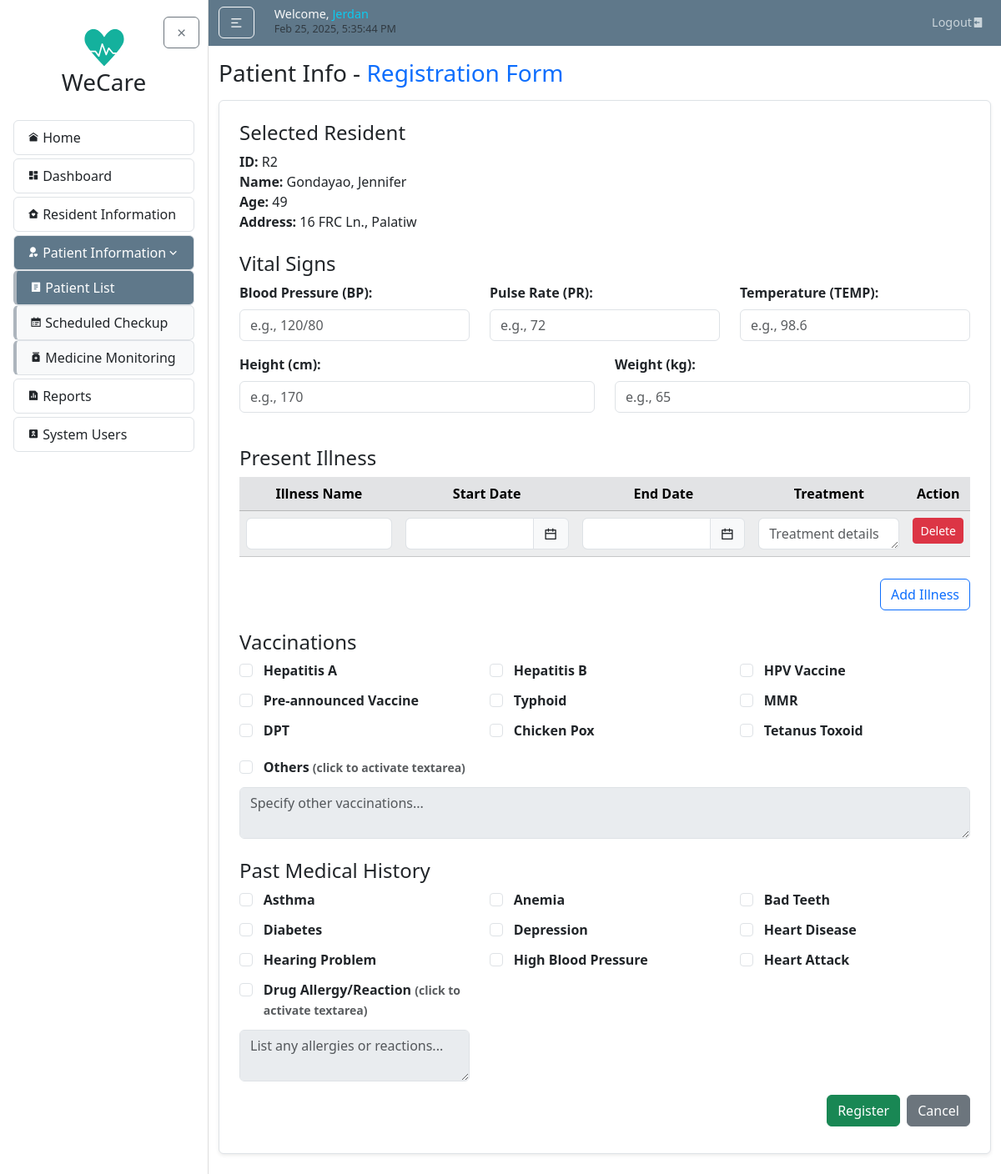
The app's page /patients/create/R2/ (signed in), older data.
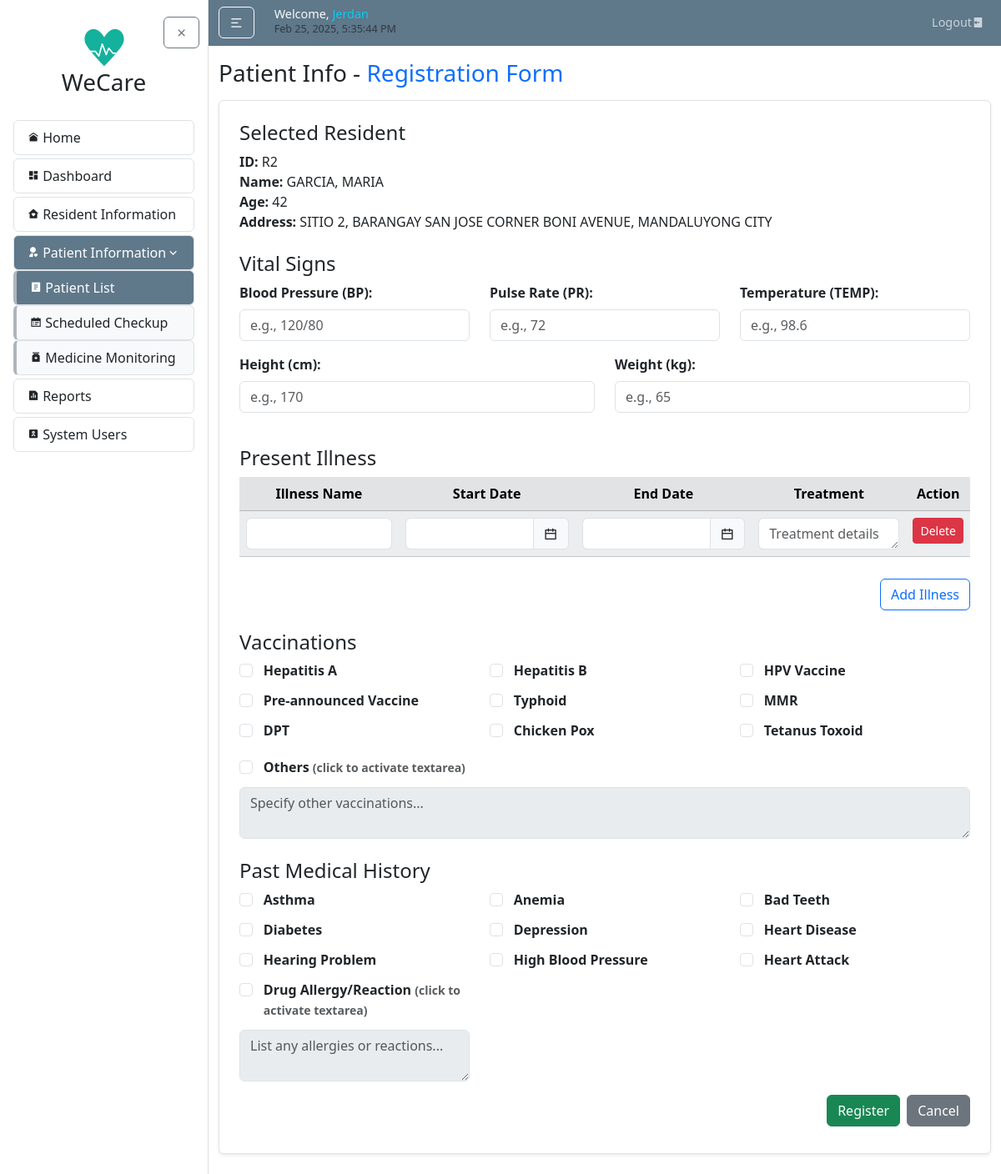
The same page, newer data.
### residentInfo/models.py (models this page shows, shortened)
class Resident(models.Model):
    id = models.CharField(max_length=10, primary_key=True, editable=False)
    family = models.ForeignKey(Family, on_delete=models.CASCADE, related_name='residents', null=True)
    last_name = models.CharField(max_length=100, default="--")
    first_name = models.CharField(max_length=100, default="--")
    middle_name = models.CharField(max_length=100, blank=True, null=True, default="--")
    relationship_to_head = models.CharField(max_length=50, default="--")
    birthdate = models.DateField(default=datetime.date(2000, 1, 1))
    age = models.PositiveIntegerField(default=0)
    civil_status = models.CharField(max_length=50, default="--")
    gender = models.CharField(max_length=20, choices=GENDER_CHOICES, default="Male")
    category = models.CharField(max_length=20, choices=CATEGORY_CHOICES, default='N/A')
    present_address = models.CharField(max_length=255, default="--")
    contact_number = models.CharField(max_length=20, default="--")
    date_updated = models.DateTimeField(auto_now=True)

### patientInfo/views.py (the view, shortened to what this page needs)
# urls.py: path('create/<str:resident_id>/', views.patient_create_details, name='patient-create-details'),
@login_required
def patient_create_details(request, resident_id):
    if not resident_id:
        messages.error(request, "Please select a resident first.")
        return redirect('patient-select')
    resident = get_object_or_404(Resident, id=resident_id)
    if hasattr(resident, 'patient'):
        messages.error(request, "This resident is already registered as a patient.")
        return redirect('patient-list')
    return render(request, 'patientInfo/patient_create_details.html', {'resident': resident})

### patientInfo/templates/patientInfo/patient_create_details.html (shortened to what this page needs)
{% extends "home/layout.html" %}
{% load crispy_forms_tags %}
{% load static %}
{% block style %}
  <link rel="stylesheet" href="{% static 'residentInfo/main.css' %}">
{% endblock style %}
{% block body %}
<h3 class="mb-3">Patient Info - <span class="text-primary">Registration Form</span></h3>
<article class="content-section border rounded shadow-sm p-4">
  <div class="resident-info">
    <h4>Selected Resident</h4>
    <p>
      <strong>ID:</strong> {{ resident.id }}<br>
      <strong>Name:</strong> {{ resident.last_name }}, {{ resident.first_name }}<br>
      <strong>Age:</strong> {{ resident.age }}<br>
      <strong>Address:</strong> {{ resident.present_address }}
    </p>
  </div>
  <form method="POST" action="{% url 'patient-create-details' resident.id %}">
    <h4 class="mt-4">Vital Signs</h4>
    <div class="row">
      <div class="col-md-4 mb-3">
        <label for="bp" class="form-label">Blood Pressure (BP):</label>
        <input type="text" id="bp" name="bp" class="form-control" placeholder="e.g., 120/80">
      </div>
      <div class="col-md-4 mb-3">
        <label for="pr" class="form-label">Pulse Rate (PR):</label>
        <input type="number" id="pr" name="pr" class="form-control" placeholder="e.g., 72">
      </div>
      <div class="col-md-4 mb-3">
        <label for="temp" class="form-label">Temperature (TEMP):</label>
        <input type="number" step="0.1" id="temp" name="temp" class="form-control" placeholder="e.g., 98.6">
      </div>
    </div>
    <div class="row">
      <div class="col-md-6 mb-3">
        <label for="height" class="form-label">Height (cm):</label>
        <input type="number" step="0.1" id="height" name="height" class="form-control" placeholder="e.g., 170">
      </div>
      <div class="col-md-6 mb-3">
        <label for="weight" class="form-label">Weight (kg):</label>
        <input type="number" step="0.1" id="weight" name="weight" class="form-control" placeholder="e.g., 65">
      </div>
    </div>
    <h4 class="mt-4">Present Illness</h4>
    <div class="table-responsive">
      <table id="illnessTable" class="table table-light table-striped text-center">
        <thead class="table-secondary">
          <tr>
            <th>Illness Name</th>
            <th>Start Date</th>
            <th>End Date</th>
            <th>Treatment</th>
            <th>Action</th>
          </tr>
        </thead>
        <tbody>
          <tr>
            <td>
              <input type="text" name="present_illness[0][illness_name]" class="form-control" required>
            </td>
            <td>
              <div class="input-group">
                <input type="text" name="present_illness[0][start_date]" class="form-control flatpickr" required>
                <span class="input-group-text"><i class="ri-calendar-line"></i></span>
              </div>
            </td>
            <td>
              <div class="input-group">
                <input type="text" name="present_illness[0][end_date]" class="form-control flatpickr">
                <span class="input-group-text"><i class="ri-calendar-line"></i></span>
              </div>
            </td>
            <td>
                <textarea name="present_illness[0][treatment]" class="form-control" placeholder="Treatment details" rows="1"></textarea>
            </td>
            <td>
              <button type="button" class="btn btn-danger btn-sm delete-illness-row my-auto">Delete</button>
            </td>
          </tr>
        </tbody>
      </table>
    </div>
    <div class="text-end mb-4">
      <button type="button" id="addIllnessButton" class="btn btn-outline-primary">Add Illness</button>
    </div>
    <h4 class="mt-4">Vaccinations</h4>
    <div class="checkbox-group row">
      <div class="col-md-4">
        <div class="form-check">
          <input class="form-check-input cursor" type="checkbox" name="vaccinations[hepatitis_a]" id="hepatitis_a">
          <label class="form-check-label cursor" for="hepatitis_a">Hepatitis A</label>
        </div>
      </div>
      <div class="col-md-4">
        <div class="form-check">
          <input class="form-check-input cursor" type="checkbox" name="vaccinations[hepatitis_b]" id="hepatitis_b">
          <label class="form-check-label cursor" for="hepatitis_b">Hepatitis B</label>
        </div>
      </div>
      <div class="col-md-4">
        <div class="form-check">
          <input class="form-check-input cursor" type="checkbox" name="vaccinations[hpv_vaccine]" id="hpv_vaccine">
          <label class="form-check-label cursor" for="hpv_vaccine">HPV Vaccine</label>
        </div>
      </div>
      <div class="col-md-4">
        <div class="form-check">
          <input class="form-check-input cursor" type="checkbox" name="vaccinations[pre_announced_vaccine]" id="pre_announced_vaccine">
          <label class="form-check-label cursor" for="pre_announced_vaccine">Pre-announced Vaccine</label>
        </div>
      </div>
      <div class="col-md-4">
        <div class="form-check">
          <input class="form-check-input cursor" type="checkbox" name="vaccinations[typhoid]" id="typhoid">
          <label class="form-check-label cursor" for="typhoid">Typhoid</label>
        </div>
      </div>
      <div class="col-md-4">
        <div class="form-check">
          <input class="form-check-input cursor" type="checkbox" name="vaccinations[mmr]" id="mmr">
          <label class="form-check-label cursor" for="mmr">MMR</label>
        </div>
      </div>
      <div class="col-md-4">
        <div class="form-check">
          <input class="form-check-input cursor" type="checkbox" name="vaccinations[dpt]" id="dpt">
          <label class="form-check-label cursor" for="dpt">DPT</label>
        </div>
      </div>
      <div class="col-md-4">
        <div class="form-check">
          <input class="form-check-input cursor" type="checkbox" name="vaccinations[chicken_pox]" id="chicken_pox">
          <label class="form-check-label cursor" for="chicken_pox">Chicken Pox</label>
        </div>
      </div>
      <div class="col-md-4">
        <div class="form-check">
          <input class="form-check-input cursor" type="checkbox" name="vaccinations[tetanus_toxoid]" id="tetanus_toxoid">
          <label class="form-check-label cursor" for="tetanus_toxoid">Tetanus Toxoid</label>
        </div>
      </div>
      <div class="col-md-12 mt-2">
        <div class="form-check">
          <input class="form-check-input cursor" type="checkbox" name="vaccinations[others]" id="vaccination_others" onchange="document.getElementById('vaccination_others_text').disabled = !this.checked;">
          <label class="form-check-label cursor" for="vaccination_others">Others <small class="text-muted">(click to activate textarea)</small></label>
        </div>
        <textarea name="vaccinations[others_text]" id="vaccination_others_text" class="form-control mt-1" placeholder="Specify other vaccinations..." disabled></textarea>
      </div>
    </div>
    <h4 class="mt-4">Past Medical History</h4>
    <div class="checkbox-group row">
      <div class="col-md-4">
        <div class="form-check">
          <input class="form-check-input cursor" type="checkbox" name="past_history[asthma]" id="asthma">
          <label class="form-check-label cursor" for="asthma">Asthma</label>
        </div>
      </div>
      <div class="col-md-4">
        <div class="form-check">
          <input class="form-check-input cursor" type="checkbox" name="past_history[anemia]" id="anemia">
          <label class="form-check-label cursor" for="anemia">Anemia</label>
        </div>
      </div>
      <div class="col-md-4">
        <div class="form-check">
          <input class="form-check-input cursor" type="checkbox" name="past_history[bad_teeth]" id="bad_teeth">
          <label class="form-check-label cursor" for="bad_teeth">Bad Teeth</label>
        </div>
      </div>
      <div class="col-md-4">
        <div class="form-check">
          <input class="form-check-input cursor" type="checkbox" name="past_history[diabetes]" id="diabetes">
          <label class="form-check-label cursor" for="diabetes">Diabetes</label>
        </div>
      </div>
      <div class="col-md-4">
        <div class="form-check">
          <input class="form-check-input cursor" type="checkbox" name="past_history[depression]" id="depression">
          <label class="form-check-label cursor" for="depression">Depression</label>
        </div>
      </div>
      <div class="col-md-4">
        <div class="form-check">
          <input class="form-check-input cursor" type="checkbox" name="past_history[heart_disease]" id="heart_disease">
          <label class="form-check-label cursor" for="heart_disease">Heart Disease</label>
        </div>
      </div>
      <div class="col-md-4">
        <div class="form-check">
          <input class="form-check-input cursor" type="checkbox" name="past_history[hearing_problem]" id="hearing_problem">
          <label class="form-check-label cursor" for="hearing_problem">Hearing Problem</label>
        </div>
      </div>
      <div class="col-md-4">
        <div class="form-check">
          <input class="form-check-input cursor" type="checkbox" name="past_history[high_blood_pressure]" id="high_blood_pressure">
          <label class="form-check-label cursor" for="high_blood_pressure">High Blood Pressure</label>
        </div>
      </div>
      <div class="col-md-4">
        <div class="form-check">
          <input class="form-check-input cursor" type="checkbox" name="past_history[heart_attack]" id="heart_attack">
          <label class="form-check-label cursor" for="heart_attack">Heart Attack</label>
        </div>
      </div>
      <div class="col-md-4">
        <div class="form-check">
          <input class="form-check-input cursor" type="checkbox" name="past_history[drug_allergy]" id="drug_allergy" onchange="document.getElementById('allergy_details').disabled = !this.checked;">
          <label class="form-check-label cursor" for="drug_allergy">Drug Allergy/Reaction <small class="text-muted">(click to activate textarea)</small></label>
        </div>
        <textarea name="past_history[allergy_details]" id="allergy_details" class="form-control mt-1" placeholder="List any allergies or reactions..." disabled></textarea>
      </div>
    </div>
    <div class="mt-3 text-end d-flex align-items-center justify-content-end mb-2">
      <button type="submit" class="btn btn-success my-auto">Register</button>
      <a href="{% url 'patient-list' %}" class="btn btn-secondary ms-2 my-auto">Cancel</a>
    </div>
  </form>
</article>
{% endblock body %}

### home/templates/home/layout.html (shortened to what this page needs)
{% load static %}
<!DOCTYPE html>
<html lang="en">
<head>
  <link rel="stylesheet" type="text/css" href="{% static 'home/main.css' %}">
  <link href="https://cdn.jsdelivr.net/npm/bootstrap@5.3.3/dist/css/bootstrap.min.css" rel="stylesheet">
  <link rel="stylesheet" href="https://cdnjs.cloudflare.com/ajax/libs/remixicon/4.6.0/remixicon.css">
  <link rel="stylesheet" href="//cdn.datatables.net/2.2.2/css/dataTables.dataTables.min.css">
  <link rel="stylesheet" href="https://cdn.jsdelivr.net/npm/flatpickr/dist/flatpickr.min.css">
  {% block style %}{% endblock %}
</head>
<body>
  {% include "home/sidebar.html" %}
    <div id="content-wrapper" class="flex-grow-1">
      <header class="site-header">
        <nav class="navbar navbar-expand-md navbar-dark bg-steel">
          <div class="container">
            <div class="navbar-nav align-items-xl-center">
              <button id="sidebarToggle" class="btn btn-outline-light me-3 my-auto">
                <i class="ri-menu-2-line"></i>
              </button>
            </div>
            <div class="ms-2 me-auto">
              <h5 class="d-flex align-items-end gap-1 mb-1">
                  <span class="text-light nav-font">
                      {% if user.is_authenticated %}Welcome, <span class="text-info">{{ request.user }}</span> <br>{% endif %}
                      <small id="clock" class="my-auto text-muted text-light"></small>
                  </span>
              </h5>
            </div>
            <div class="navbar-nav ms-auto nav-font">
              {% if user.is_authenticated %}
                <a class="nav-item nav-link" href="{% url "logout" %}">Logout<i class="ri-logout-box-fill "></i></a>
              {% endif %}
            </div>
          </div>
        </nav>
      </header>
      <main id="main-content" role="main" class="container mt-3">
          <div class="row">
            <div class="col">
              {% block body %}{% endblock %}
            </div>
          </div>
      </main>
    </div>
  </div>
</body>
</html>

Row changes from the older to the newer data that the page shows:
changed Resident "R2": last_name "Gondayao" → "GARCIA"; first_name "Jennifer" → "MARIA"; age "49" → "42"; present_address "16 FRC Ln., Palatiw" → "SITIO 2, BARANGAY SAN JOSE CORNER BONI AVENUE, MANDALUYONG CITY"
